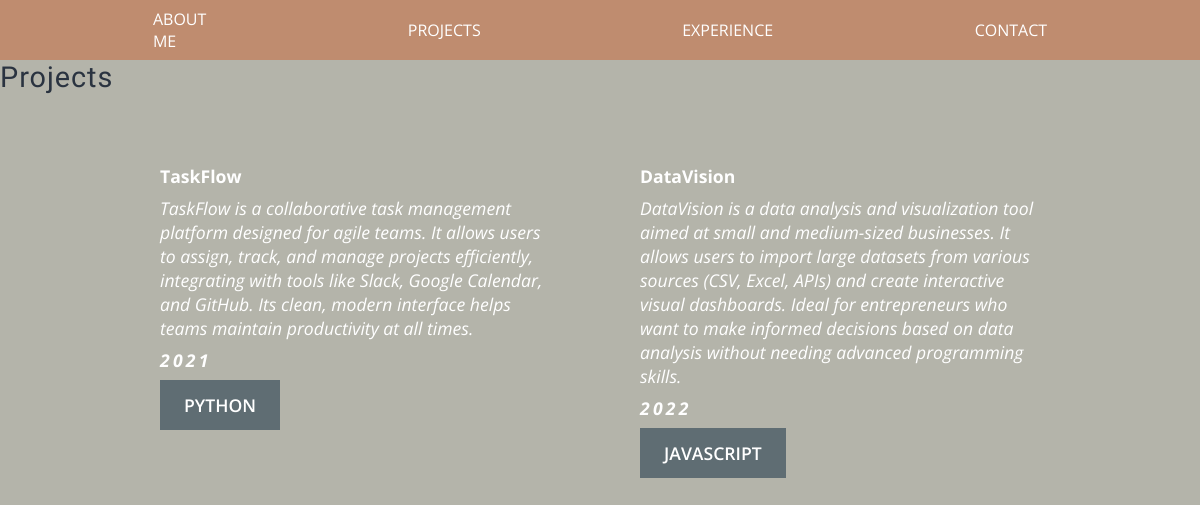
Page /content/ on the earlier database version.
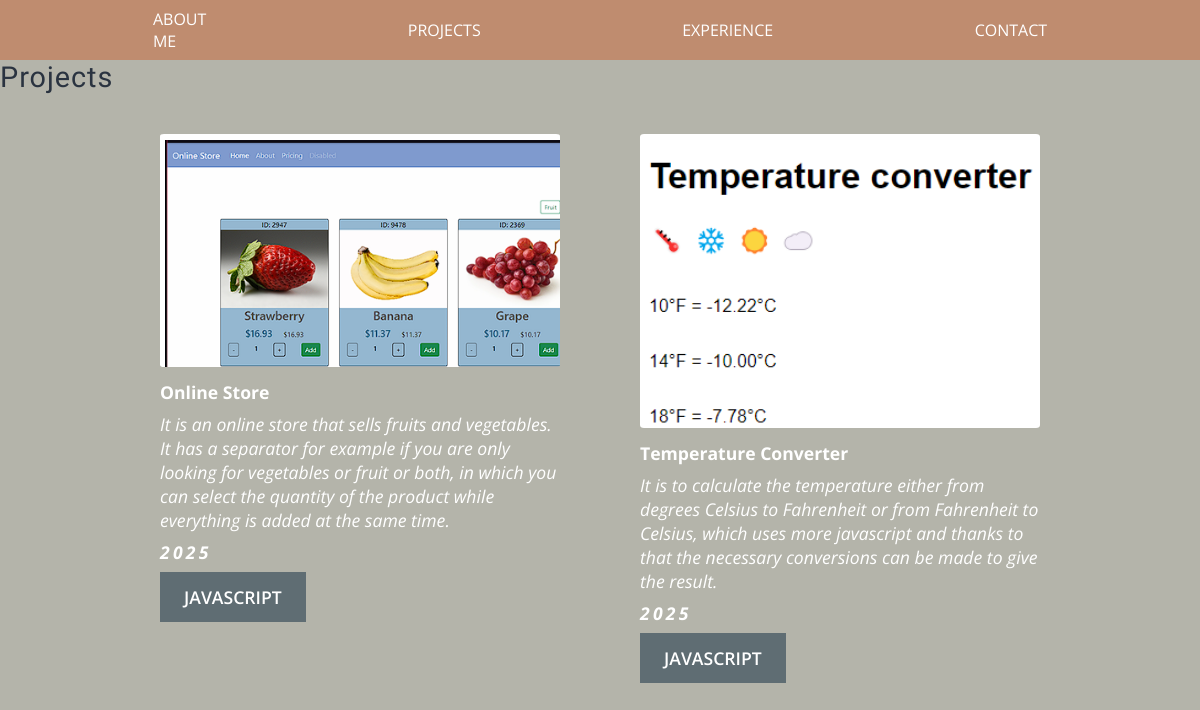
Same page on the later database version.
### content/models.py (models this page shows, shortened)
class Project(models.Model):
    name = models.CharField(max_length=225)
    description = models.TextField()
    year = models.IntegerField()
    image = models.ImageField(upload_to="static/img/")
    repository = models.URLField()
    skill = models.ManyToManyField(Skill)

class Skill(models.Model):
    name = models.CharField(max_length=100)

### content/views.py (the view)
# urls.py: path("", views.project_list_view, name="project_list"),
def project_list_view(request):
    my_projects = Project.objects.all()
    return render(request, 'content/project_list.html', {"projects": my_projects})

### templates/content/project_list.html (shortened to what this page needs)
{% extends 'base.html' %}
{% load static %}
{% block content %}
<h2>Projects</h2>
<div class="projects-list">
    {% for project in projects %}
        <div class="project-card">
            <a href="{{project.repository}}" target="_blank">
                <img src="{{project.image.url}}" alt="">
                <p>{{project.name}}</p>
                <p>{{project.description}}</p>
                <p>{{project.year}}</p>
                <div class="skills-container center-row">
                    {% for skill in project.skill.all %}
                        <label class="text-label" >{{skill.name}}</label>
                    {% endfor %}
                </div>
            </a>
        </div>
    {% endfor %}
</div>
{% endblock content %}

### templates/base.html (shortened to what this page needs)
<!DOCTYPE html>
<html lang="en">
<head>
    {% load static %}
    <link rel="stylesheet" href="{% static './css/base.css' %}">
    <link rel="stylesheet" href="{% static './css/header.css' %}">
    <link rel="stylesheet" href="{% static './css/responsibe.css' %}">
    <link rel="stylesheet" href="{% static './css/section.css' %}">
</head>
<body>
    <header class="center-row">
            <nav>
                <div class="nav-link center-row">
                    <a href="{% url 'about' %}">About Me</a>
                    <a href="{% url 'project_list' %}">Projects</a>
                    <a href="">Experience</a>
                    <a href="{% url 'contact' %}">Contact</a>
                </div>
            </nav>
    </header>
    {% block content %}
    {% endblock content %}
</body>
</html>

### static/css/base.css (style rules this page uses)
:root { --primary-color: #2A3340; --secondary-color: #5F6D73; --neutral-color: white; --background-color: #B4B4AA; --surface-color: #BF8C6F; --lobster-font: 'Lobster Two', 'selft'; --sans-font: 'Open Sans', serif; }
.center-row { display: flex; justify-content: center; align-items: center; }
html { background-color: var(--background-color); font:14px }
* { font-family: var(--sans-font); padding: 0px; margin: 0px; }
a { text-decoration: none; }
h2 { color: var(--primary-color); font-family: var(--lobster-font); font-weight: 400; letter-spacing: 0.06rem; font-size: 1.8rem; }
p { color: var(--neutral-color); font-size: 1.1rem; }
.text-label { color: white; background-color: var(--secondary-color); font-size: 1.1rem; text-transform: uppercase; font-weight: 600; padding: 0.8rem 1.5rem; cursor: initial; }

### static/css/header.css (style rules this page uses)
header { background-color: var(--surface-color); height: 60px; position: sticky; top: 0px }
nav { height: 100%; width: 70%; }
.nav-link { height: 100%; }
.nav-link a { color: white; font-size: 1rem; text-transform: uppercase; margin: 6%; padding: 1% 6%; }

### static/css/section.css (style rules this page uses)
.project-card img { width: 100%; border-radius: 1%; }
.project-card { width: 25rem; display: flex; flex-wrap: wrap; padding: 0.5rem; border-radius: 1%; }
.skills-container { justify-content: flex-start; flex-wrap: wrap; gap: 0.5rem; margin-top: 0.5rem; }
a p:nth-child(2), .experience-card p:nth-child(1) { font-weight: bolder; font-size: 1.1rem; margin: 0.5rem 0px; }
a p:nth-child(3), .experience-card p:nth-child(2) { font-style: italic; }
a p:nth-child(4), .experience-card p:nth-child(4) { font-style: italic; font-weight: bolder; letter-spacing: 0.2rem; margin-top: 0.5rem; }
.projects-list { display: flex; flex-wrap: wrap; justify-content: center; width: 100%; gap: 4rem; margin-top: 2rem; }

Differences in the rows shown:
changed Project: loses Skill (name "PYTHON"); image: picture added; name "TaskFlow" → "Online Store"; description "TaskFlow is a collaborative task management platform designed for agile teams. It allows users to assign, track, and manage projects efficiently, integrating with tools like Slack, Google Calendar, and GitHub. Its clean, modern interface helps teams maintain productivity at all times." → "It is an online store that sells fruits and vegetables. It has a separator for example if you are only looking for vegetables or fruit or both, in which you can select the quantity of the product while everything is added at the same time."; year "2021" → "2025"; gains Skill (name "JAVASCRIPT")
changed Project: image: picture added; name "DataVision" → "Temperature Converter"; description "DataVision is a data analysis and visualization tool aimed at small and medium-sized businesses. It allows users to import large datasets from various sources (CSV, Excel, APIs) and create interactive visual dashboards. Ideal for entrepreneurs who want to make informed decisions based on data analysis without needing advanced programming skills." → "It is to calculate the temperature either from degrees Celsius to Fahrenheit or from Fahrenheit to Celsius, which uses more javascript and thanks to that the necessary conversions can be made to give the result."; year "2022" → "2025"
